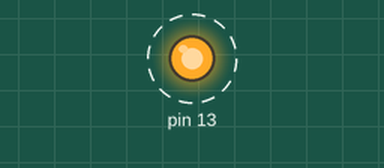
The sketch below on a simulated Arduino Uno, built with avr-gcc and run on an emulated ATmega328P. On the bench: output pins drawn as LEDs (lit = HIGH). Dashed ring = blinking.

Above: at 0.1 s.
Timing chart, 0 to 3.0 s (numbered marks = the images above):
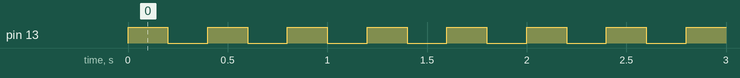

The sketch:

for__.ino
```cpp
void setup() {
  pinMode(13, OUTPUT);
  digitalWrite(13, LOW);

  for(int counter = 0; counter < 1000000000000000000; counter++) {
    digitalWrite(13, HIGH);
    delay(200);
    digitalWrite(13, LOW);
    delay(200);
  }
}

void loop() {

}
```

Measured:
- by itself, pin 13: alternates HIGH for 0.20 s and LOW for 0.20 s
